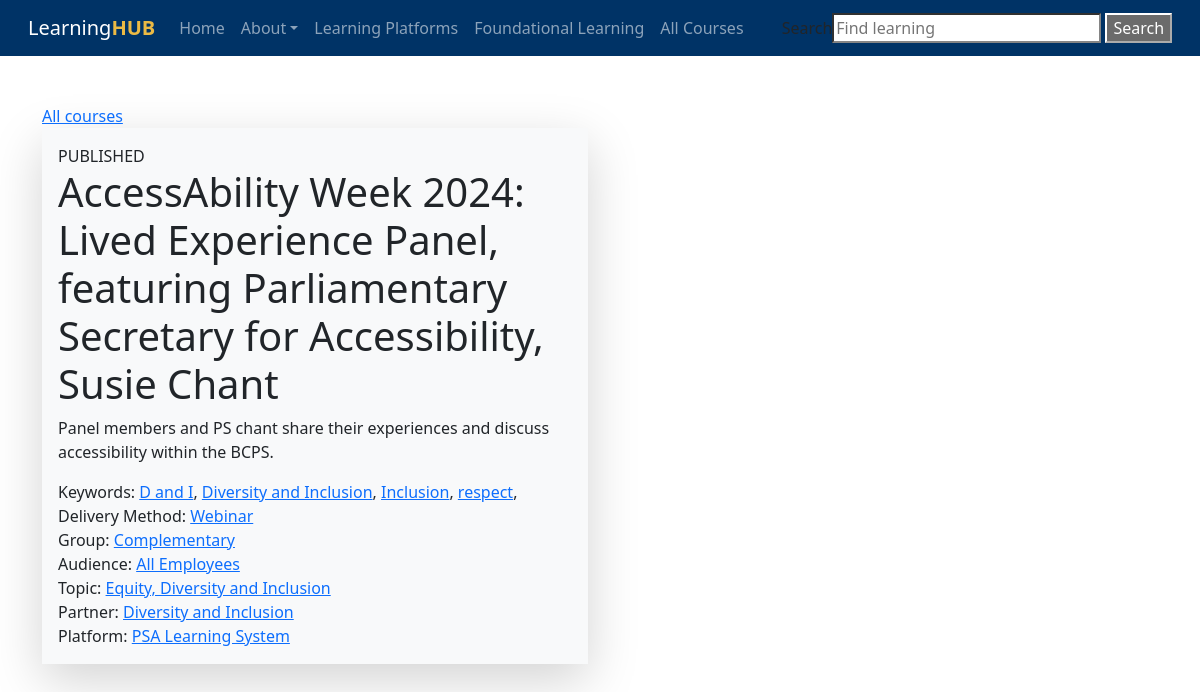
Before: /course.php?cid=3 with the older database file.
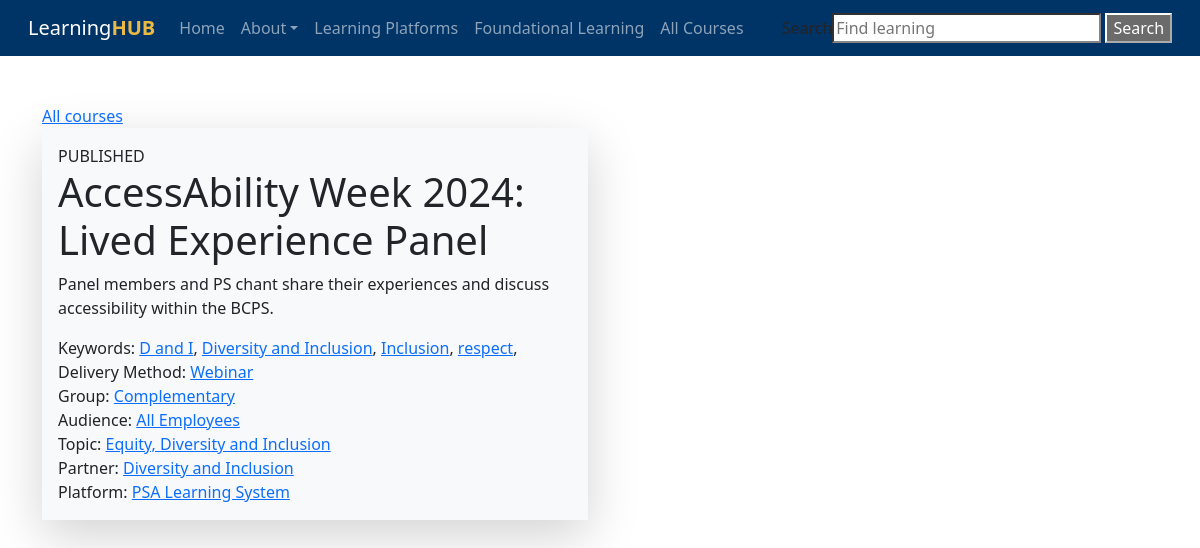
After: the same page with the newer database file.
### tables this page shows
CREATE TABLE "courses" (
    "id" INTEGER PRIMARY KEY AUTOINCREMENT NOT NULL,
    "status" VARCHAR NOT NULL,
    "sortorder" INTEGER,
    "name" VARCHAR NOT NULL,
    "slug" VARCHAR,
    "description" VARCHAR NOT NULL,
    "created" DATETIME NOT NULL,
    "modified" DATETIME,
    "expiry_date" DATETIME,
    "user_idir" VARCHAR,
    "course_id" INTEGER,
    "weight" INTEGER,
    "url" VARCHAR,
    "keywords" VARCHAR,
    "refresh_cycle" TEXT,
    "partner_id" INTEGER,
    "platform_id" INTEGER,
    "dmethod_id" INTEGER,
    "group_id" INTEGER,
    "audience_id" INTEGER,
    "topic_id" INTEGER,
    FOREIGN KEY(partner_id) REFERENCES learning_partners(id),
    FOREIGN KEY(platform_id) REFERENCES learning_platforms(id),
    FOREIGN KEY(dmethod_id) REFERENCES delivery_methods(id),
    FOREIGN KEY(group_id) REFERENCES groups(id),
    FOREIGN KEY(audience_id) REFERENCES audiences(id),
    FOREIGN KEY(topic_id) REFERENCES topics(id)
);

CREATE TABLE "delivery_methods" (
    "id" INTEGER PRIMARY KEY AUTOINCREMENT NOT NULL,
    "created" DATETIME,
    "modified" DATETIME,
    "sortorder" INTEGER,
    "name" VARCHAR,
    "slug" VARCHAR,
    "description" VARCHAR,
    "icon" VARCHAR,
    "color" VARCHAR
);

CREATE TABLE "groups" (
    "id" INTEGER PRIMARY KEY AUTOINCREMENT NOT NULL,
    "created" DATETIME,
    "modified" DATETIME,
    "sortorder" INTEGER,
    "name" VARCHAR,
    "slug" VARCHAR,
    "description" VARCHAR,
    "icon" VARCHAR,
    "color" VARCHAR
);

CREATE TABLE "audiences" (
    "id" INTEGER PRIMARY KEY AUTOINCREMENT NOT NULL,
    "created" DATETIME,
    "modified" DATETIME,
    "sortorder" INTEGER,
    "name" VARCHAR,
    "slug" VARCHAR,
    "description" VARCHAR,
    "icon" VARCHAR,
    "color" VARCHAR
);

CREATE TABLE "topics" (
    "id" INTEGER PRIMARY KEY AUTOINCREMENT NOT NULL,
    "created" DATETIME,
    "modified" DATETIME,
    "sortorder" INTEGER,
    "name" VARCHAR,
    "slug" VARCHAR,
    "description" VARCHAR,
    "icon" VARCHAR,
    "color" VARCHAR
);

CREATE TABLE "learning_partners" (
    "id" INTEGER PRIMARY KEY AUTOINCREMENT NOT NULL,
    "created" DATETIME,
    "modified" DATETIME,
    "sortorder" INTEGER,
    "name" VARCHAR,
    "slug" VARCHAR,
    "description" VARCHAR,
    "icon" VARCHAR,
    "logo" VARCHAR,
    "color" VARCHAR,
    "url" VARCHAR,
    "admin_name" VARCHAR,
    "admin_email" VARCHAR
);

CREATE TABLE "learning_platforms" (
    "id" INTEGER PRIMARY KEY AUTOINCREMENT NOT NULL,
    "created" DATETIME,
    "modified" DATETIME,
    "sortorder" INTEGER,
    "name" VARCHAR,
    "slug" VARCHAR,
    "description" VARCHAR,
    "logo" VARCHAR,
    "icon" VARCHAR,
    "color" VARCHAR,
    "url" VARCHAR
);

### course.php (the view, shortened to what this page needs)
<?php
$db = new SQLite3('courses.sqlite', SQLITE3_OPEN_CREATE | SQLITE3_OPEN_READWRITE);
$db->enableExceptions(true);
?>
<!doctype html>
<html>
<head>
<link href="https://cdn.jsdelivr.net/npm/bootstrap@5.3.3/dist/css/bootstrap.min.css" rel="stylesheet">
</head>
<body>
<?php require('template/nav.php') ?>
<div class="container">
<div class="row">
<div class="col-md-6">
<div><a href="courses.php">All courses</a></div>
<?php
$cid = $_GET['cid'] ?? 0;
$sql = 'SELECT
            c.id AS cid,
            c.name AS cname,
            c.status AS cstatus,
            c.description AS cdesc,
            c.keywords AS ckeys,
            dm.id AS dmid,
            dm.name AS dmname,
            g.name AS groupname,
            g.id AS groupid,
            a.name AS audiencename,
            a.id AS audienceid,
            top.name AS topicname,
            top.id AS topicid,
            pa.name AS partnername,
            pa.id AS partnerid,
            plat.name AS platformname,
            plat.id AS platformid
        FROM
            courses c
        JOIN delivery_methods dm ON dm.id = c.dmethod_id
        JOIN groups g ON g.id = c.group_id
        JOIN audiences a ON a.id = c.audience_id
        JOIN topics top ON top.id = c.topic_id
        JOIN learning_partners pa ON pa.id = c.partner_id
        JOIN learning_platforms plat ON plat.id = c.platform_id
        WHERE c.id = ' . $cid . ';';
$statement = $db->prepare($sql);
$result = $statement->execute();
?>
<?php while ($row = $result->fetchArray()): ?>
    <div class="p-3 mb-2 bg-light shadow-lg">
        <div><?= strtoupper($row['cstatus']) ?></div>
        <h1><?= $row['cname'] ?></h1>
        <div class="mb-3"><?= $row['cdesc'] ?></div>
        <?php if(!empty($row['ckeys'])): ?>
        <?php $keys = explode(',',$row['ckeys']) ?>
        <div>
        Keywords:
        <?php foreach($keys as $k): ?>
        <a href="keyword.php?keyword=<?= $k ?>"><?= $k ?></a>,
        <?php endforeach ?>
        </div>
        <?php endif ?>
        <div>Delivery Method: <a href="filter.php?dmethod=<?= $row['dmid'] ?>"><?= $row['dmname'] ?></a></div>
        <div>Group: <a href="filter.php?group=<?= $row['groupid'] ?>"><?= $row['groupname'] ?></a></div>
        <div>Audience: <a href="filter.php?audience=<?= $row['audienceid'] ?>"><?= $row['audiencename'] ?></a></div>
        <div>Topic: <a href="filter.php?topic=<?= $row['topicid'] ?>"><?= $row['topicname'] ?></a></div>
        <div>Partner: <a href="filter.php?partner=<?= $row['partnerid'] ?>"><?= $row['partnername'] ?></a></div>
        <div>Platform: <a href="filter.php?platform=<?= $row['platformid'] ?>"><?= $row['platformname'] ?></a></div>
    </div>
<?php endwhile ?>
</div>
</div>
</div>
</body>
</html>

### template/nav.php (shortened to what this page needs)
<nav style="background-color: #003366;" class="navbar navbar-expand-lg px-3 mb-5" data-bs-theme="dark" role="navigation" aria-label="Primary menu">
<div class="container-fluid">
    <a href="index.php" class="wordmark navbar-brand order-lg-first me-lg-3">
        Learning<span style="color: #ebba44; font-weight: bold;">HUB</span>
    </a>
    <div class="collapse navbar-collapse" id="navbarSupportedContent">
        <ul class="navbar-nav mb-2 mb-lg-0 order-1 order-lg-2">
            <li class="nav-item">
                <a class="nav-link" aria-current="page" href="index.php">Home</a>
            </li>
            <li class="nav-item dropdown">
                <a class="nav-link dropdown-toggle" href="about/" role="button" data-bs-toggle="dropdown" aria-expanded="false">
                                                About</a>
            </li>
            <li class="nav-item">
                <a class="nav-link" href="learning-systems/">
                                                Learning Platforms</a>
            </li>
            <li class="nav-item">
                <a class="nav-link" href="course/">Foundational Learning</a>
            </li>
            <li class="nav-item">
                <a class="nav-link" href="courses.php">All Courses</a>
            </li>
        </ul>
    </div>
    <form method="get" action="" class="collapse navbar-collapse mt-1 mt-lg-0" role="search" id="navbarSearch">
        <label for="s" class="sr-only">Search</label>
        <input type="search" id="s" class="s bg-white flex-grow-1 flex-shrink-1 me-1" name="s" placeholder="Find learning" required value="">
        <button type="submit" class="searchsubmit" aria-label="Submit Search">
                                Search
                            </button>
    </form>
</div>
</nav>

Changed rows visible on the page:
changed courses "PUBLISHED": name "AccessAbility Week 2024: Lived Experience Panel, featuring Parliamentary Secretary for Accessibility, Susie Chant" → "AccessAbility Week 2024: Lived Experience Panel"
